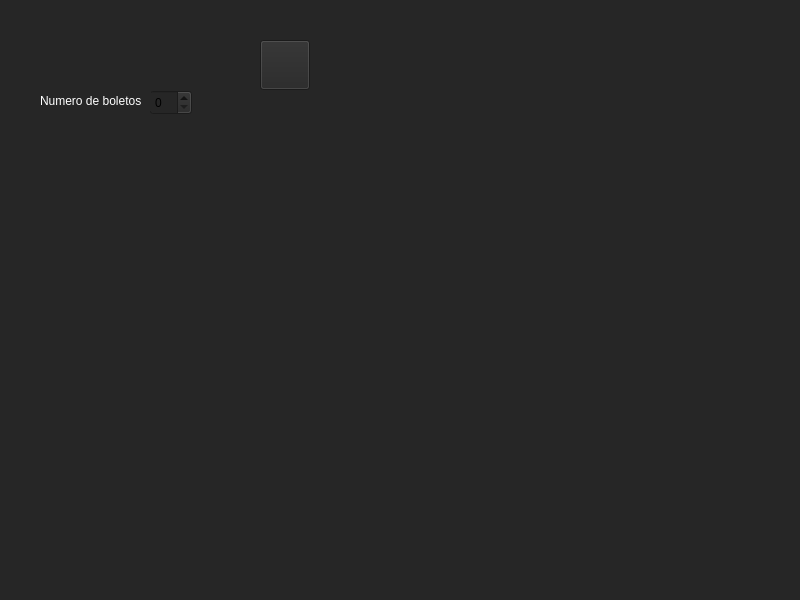
<?xml version="1.0" encoding="UTF-8"?>
<ui version="4.0">
 <class>Salas</class>
 <widget class="QMainWindow" name="Salas">
  <property name="geometry">
   <rect>
    <x>0</x>
    <y>0</y>
    <width>800</width>
    <height>600</height>
   </rect>
  </property>
  <property name="windowTitle">
   <string>MainWindow</string>
  </property>
  <property name="styleSheet">
   <string notr="true">background-color: rgb(38, 38, 38);</string>
  </property>
  <widget class="QWidget" name="centralwidget">
   <widget class="QSpinBox" name="Nboletos">
    <property name="geometry">
     <rect>
      <x>150</x>
      <y>90</y>
      <width>42</width>
      <height>25</height>
     </rect>
    </property>
   </widget>
   <widget class="QLabel" name="label">
    <property name="geometry">
     <rect>
      <x>40</x>
      <y>90</y>
      <width>111</width>
      <height>21</height>
     </rect>
    </property>
    <property name="styleSheet">
     <string notr="true">color: rgb(255, 255, 255);</string>
    </property>
    <property name="text">
     <string>Numero de boletos</string>
    </property>
   </widget>
   <widget class="QWidget" name="widget" native="true">
    <property name="geometry">
     <rect>
      <x>250</x>
      <y>40</y>
      <width>401</width>
      <height>311</height>
     </rect>
    </property>
    <widget class="QPushButton" name="Butaca">
     <property name="geometry">
      <rect>
       <x>10</x>
       <y>0</y>
       <width>50</width>
       <height>50</height>
      </rect>
     </property>
     <property name="minimumSize">
      <size>
       <width>50</width>
       <height>50</height>
      </size>
     </property>
     <property name="text">
      <string/>
     </property>
     <property name="icon">
      <iconset resource="Movies.qrc">
       <normaloff>:/ProyectoCinep2/Peliculas/Peliculas/Estados A/Asset 1@2x.png</normaloff>
       <normalon>:/ProyectoCinep2/Peliculas/Peliculas/Estados A/Asset 2@2x.png</normalon>
       <activeoff>:/ProyectoCinep2/Peliculas/Peliculas/Estados A/Asset 2@2x.png</activeoff>
       <activeon>:/ProyectoCinep2/Peliculas/Peliculas/Estados A/Asset 1@2x.png</activeon>
       <selectedoff>:/ProyectoCinep2/Peliculas/Peliculas/Estados A/Asset 2@2x.png</selectedoff>:/ProyectoCinep2/Peliculas/Peliculas/Estados A/Asset 1@2x.png</iconset>
     </property>
     <property name="iconSize">
      <size>
       <width>30</width>
       <height>30</height>
      </size>
     </property>
    </widget>
   </widget>
  </widget>
  <widget class="QMenuBar" name="menubar">
   <property name="geometry">
    <rect>
     <x>0</x>
     <y>0</y>
     <width>800</width>
     <height>21</height>
    </rect>
   </property>
  </widget>
  <widget class="QStatusBar" name="statusbar"/>
 </widget>
 <resources>
  <include location="Movies.qrc"/>
 </resources>
 <connections/>
</ui>
